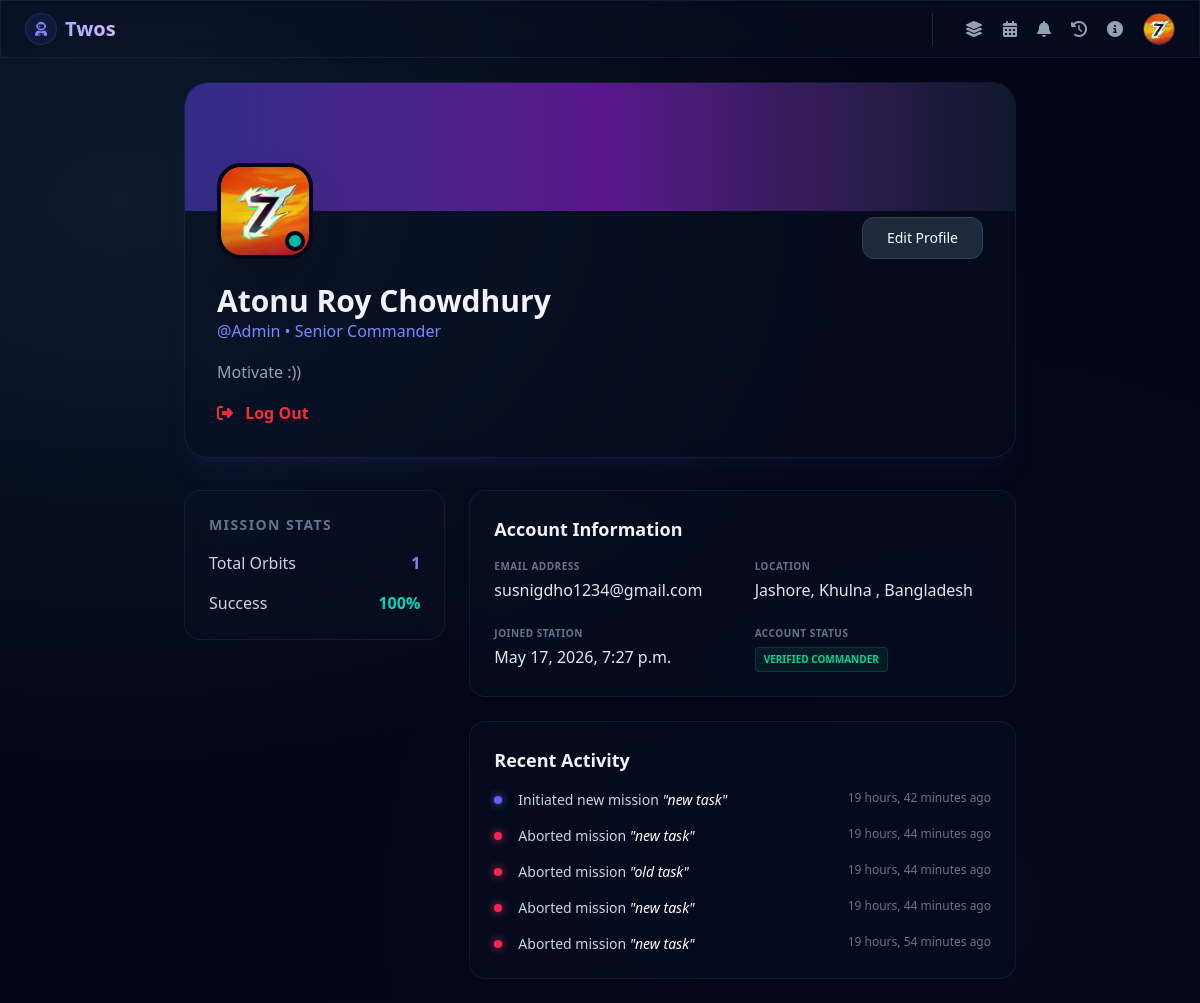
The page /profile/ (signed in) on the database as committed earlier.
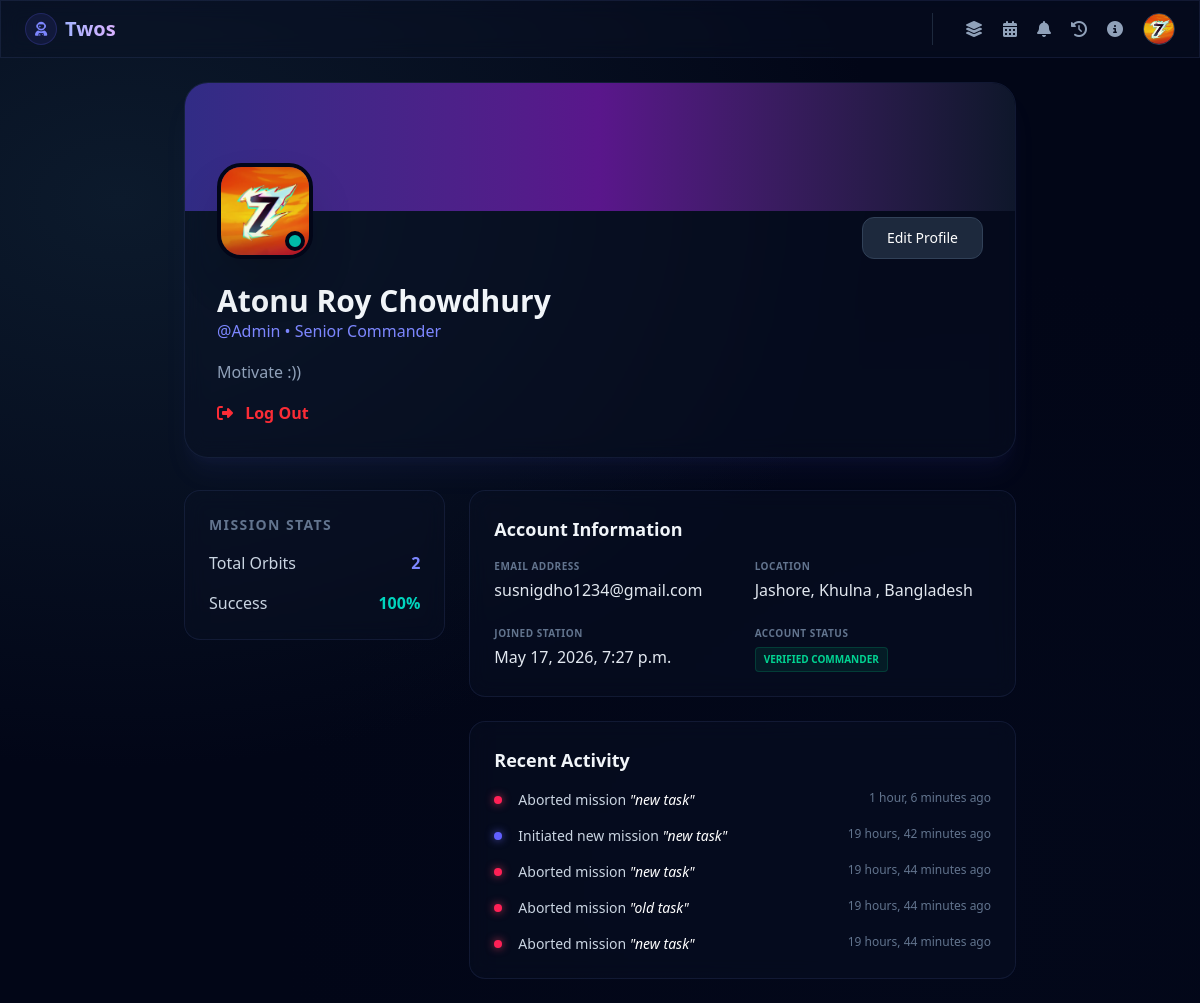
The same page on the database as committed later.
### home/models.py (models this page shows, shortened)
class MissionLog(models.Model):
    ACTION_CHOICES = [
        ('Initiated', 'Initiated'),
        ('Accomplished', 'Accomplished'),
        ('Reopened', 'Reopened'),
        ('Aborted', 'Aborted'),
    ]
    user = models.ForeignKey(User, on_delete=models.CASCADE, related_name="mission_logs")
    action = models.CharField(max_length=20, choices=ACTION_CHOICES)
    task_name = models.CharField(max_length=200)
    created_at = models.DateTimeField(auto_now_add=True)

### home/views.py (the view)
# urls.py: path('profile/', views.profile, name ='profile'),
@login_required(login_url="login")
def profile(request):
    profile, created = Profile.objects.get_or_create(user = request.user)
    tasks = Task.objects.order_by("-created_at")
    total_tasks = tasks.count()
    completed_tasks = tasks.filter(is_completed=False)
    total_completed_tasks = completed_tasks.count()
    if total_tasks > 0 :
        success_rate = int((total_completed_tasks/total_tasks) * 100)
    else:
        success_rate = 0
    recent = MissionLog.objects.filter(user=request.user).order_by("-created_at")[:5]
    data = {
        'profile' : profile,
        'total_tasks' : total_tasks,
        'recent' : recent,
        'total_completed_tasks' : total_completed_tasks,
        'success_rate' : success_rate,
    }
    return render(request, "profile.html", data)

### home/models.py (called while the page is built)
    def get_profile_pic(self):
        if self.profile_pic:
            return self.profile_pic.url
        name = self.full_name or self.user.username
        return f"https://ui-avatars.com/api/?name={name}&size=128&background=6366f1&color=fff"

### templates/profile.html (shortened to what the changed rows need)
{% extends 'base.html' %}
 {% block content %}
<div class="max-w-4xl mx-auto px-4 sm:px-6 lg:px-8">
  <div
    class="cosmic-panel rounded-3xl overflow-hidden mb-8 shadow-xl shadow-indigo-500/5"
  >
    <div class="px-6 pb-8 sm:px-8">
      <div class="text-center sm:text-left">
        <h2 class="text-3xl font-bold text-slate-100">{{ request.user.profile.full_name }}</h2>
      </div>
    </div>
  </div>
  <div class="grid grid-cols-1 lg:grid-cols-3 gap-6">
    <div class="lg:col-span-1 space-y-6">
      <div class="cosmic-panel  rounded-2xl p-6 border border-slate-800/60">
        <div class="grid grid-cols-2 lg:grid-cols-1 gap-4">
          <div
            class="flex flex-col lg:flex-row lg:justify-between lg:items-center p-3 bg-slate-900/50 rounded-xl lg:bg-transparent lg:p-0"
          >
            <span class="text-slate-400 text-xs lg:text-slate-300 lg:text-base"
              >Total Orbits</span
            >
            <span class="font-bold text-indigo-400 text-lg lg:text-base"
              >{{ total_tasks }}</span
            >
          </div>
        </div>
      </div>
    </div>
    <div class="lg:col-span-2 space-y-6">
      <div class="cosmic-panel rounded-2xl p-6 border border-slate-800/60 bg-slate-900/40 backdrop-blur-md">
  <div class="space-y-4">
    {% for log in recent %}
      <div class="flex items-start gap-4 text-sm group">
        {% if log.action == 'Accomplished' %}
          <div class="mt-1.5 w-2 h-2 shrink-0 rounded-full bg-emerald-500 shadow-[0_0_8px_rgba(16,185,129,0.8)]"></div>
        {% elif log.action == 'Initiated' %}
          <div class="mt-1.5 w-2 h-2 shrink-0 rounded-full bg-indigo-500 shadow-[0_0_8px_rgba(99,102,241,0.8)]"></div>
        {% elif log.action == 'Reopened' %}
          <div class="mt-1.5 w-2 h-2 shrink-0 rounded-full bg-amber-500 shadow-[0_0_8px_rgba(245,158,11,0.8)]"></div>
        {% else %}
          <div class="mt-1.5 w-2 h-2 shrink-0 rounded-full bg-rose-500 shadow-[0_0_8px_rgba(244,63,94,0.8)]"></div>
        {% endif %}
        <div class="flex flex-col sm:flex-row sm:justify-between w-full gap-1">
          <p class="text-slate-300">
            {% if log.action == 'Accomplished' %}
              Completed mission
            {% elif log.action == 'Initiated' %}
              Initiated new mission
            {% elif log.action == 'Reopened' %}
              Reactivated mission
            {% else %}
              Aborted mission
            {% endif %}
            <span class="text-white italic">"{{ log.task_name }}"</span>
          </p>
          <span class="text-slate-500 text-xs shrink-0">{{ log.created_at|timesince }} ago</span>
        </div>
      </div>
    {% empty %}
      <p class="text-sm text-slate-500 italic text-center py-2">No space activity recorded yet.</p>
    {% endfor %}
  </div>
</div>
    </div>
  </div>
</div>
{% endblock %}

Rows that differ between the two databases and show on the page:
no longer on this page (row unchanged): MissionLog: action "Aborted" (drawn), task_name "new task", created_at "19 hours, 54 minutes"
added MissionLog: action "Aborted" (drawn), task_name "new task", created_at "1 hour, 6 minutes"
Other text that changed with them:
{{ total_tasks }}: "1" → "2"
